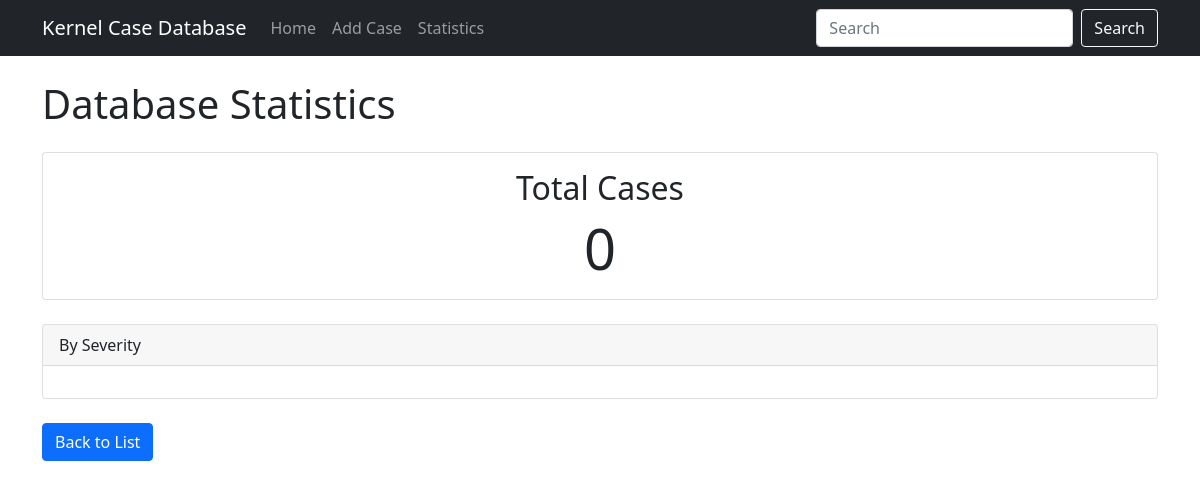
The page /stats/ on the database as committed earlier.
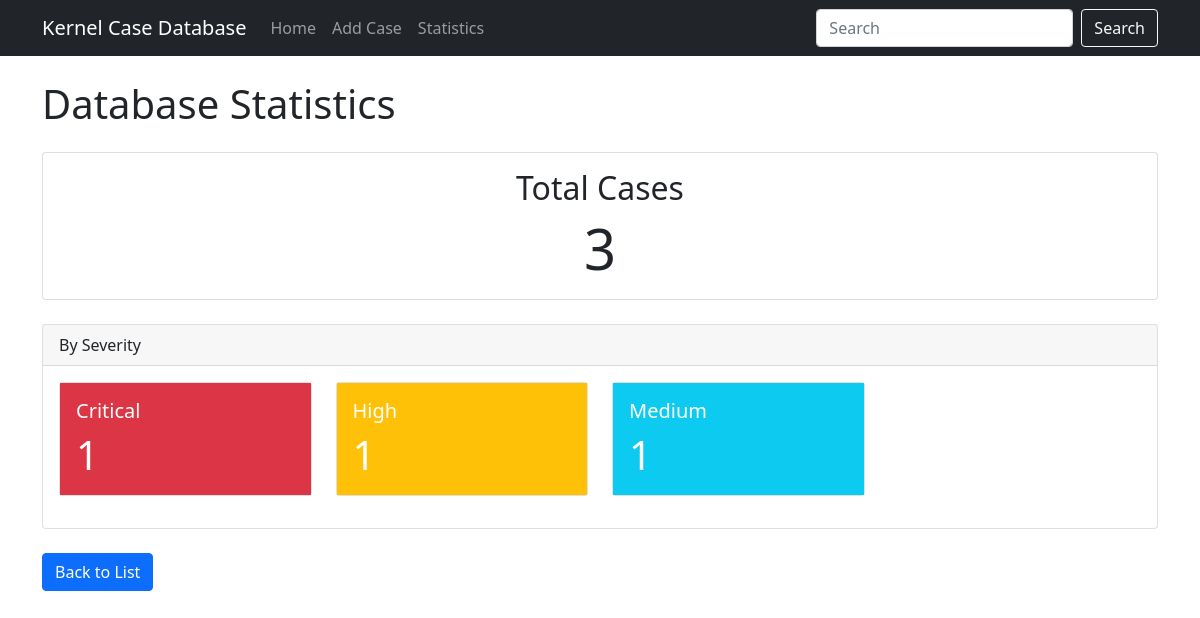
The same page on the database as committed later.
### cases/models.py (models this page shows, shortened)
class KernelCase(models.Model):
    SEVERITY_CHOICES = [
        ('Low', 'Low'),
        ('Medium', 'Medium'),
        ('High', 'High'),
        ('Critical', 'Critical'),
    ]
    MODULE_CHOICES = [
        ('memory', 'Memory Management'),
        ('network', 'Network'),
        ('scheduler', 'Scheduler'),
        ('lock', 'Lock/Synchronization'),
        ('timer', 'Timer'),
        ('storage', 'Storage/Filesystem'),
        ('irq', 'Interrupt'),
        ('driver', 'Device Driver'),
        ('other', 'Other'),
    ]
    case_id = models.CharField(max_length=50, unique=True, verbose_name='Case ID')
    title = models.CharField(max_length=200, verbose_name='Title')
    description = models.TextField(verbose_name='Description')
    symptoms = models.TextField(verbose_name='Symptoms')
    root_cause = models.TextField(verbose_name='Root Cause')
    solution = models.TextField(verbose_name='Solution')
    kernel_version = models.CharField(max_length=50, verbose_name='Kernel Version', blank=True, default='')
    affected_components = models.CharField(max_length=200, verbose_name='Affected Components', blank=True, default='')
    severity = models.CharField(max_length=20, choices=SEVERITY_CHOICES, verbose_name='Severity', default='Medium')
    created_date = models.DateTimeField(default=timezone.now, verbose_name='Created Date')
    updated_date = models.DateTimeField(auto_now=True, verbose_name='Updated Date')
    source = models.CharField(max_length=50, verbose_name='Source', blank=True, default='', help_text='e.g. stackoverflow, csdn, zhihu')
    source_id = models.CharField(max_length=100, verbose_name='Source ID', blank=True, default='')
    url = models.URLField(verbose_name='Original URL', blank=True, default='')
    problem_analysis = models.TextField(verbose_name='Problem Analysis', blank=True, default='')
    conclusion = models.TextField(verbose_name='Conclusion', blank=True, default='')
    module = models.CharField(max_length=50, choices=MODULE_CHOICES, verbose_name='Kernel Module', blank=True, default='other')
    tags = models.JSONField(verbose_name='Tags', default=list, blank=True)
    votes = models.IntegerField(verbose_name='Votes', default=0)
    answers_count = models.IntegerField(verbose_name='Answers Count', default=0)
    content_hash = models.CharField(max_length=64, verbose_name='Content Hash', blank=True, null=True, unique=True)
    embedding = models.JSONField(verbose_name='Embedding', default=list, blank=True, help_text='Vector representation for RAG')
    class Meta:
        verbose_name = 'Kernel Issue Case'
        verbose_name_plural = 'Kernel Issue Cases'
        ordering = ['-created_date']
    @classmethod
    def get_severity_stats(cls):
        from django.db.models import Count
        return cls.objects.values('severity').annotate(count=Count('severity'))

### cases/views.py (the view)
# urls.py: path('stats/', StatsView.as_view(), name='stats'),
class StatsView(View):
    template_name = 'cases/stats.html'
    def get(self, request, *args, **kwargs):
        total_cases = KernelCase.objects.count()
        severity_stats = KernelCase.get_severity_stats()
        context = {
            'total_cases': total_cases,
            'severity_stats': severity_stats
        }
        return render(request, self.template_name, context)

### cases/templatetags/case_tags.py (called while the page is built)
@register.filter
def severity_class(severity):
    severity_mapping = {
        'Critical': 'bg-danger',
        'High': 'bg-warning',
        'Medium': 'bg-info',
        'Low': 'bg-secondary'
    }
    return severity_mapping.get(severity, 'bg-secondary')

@register.filter
def severity_display(severity):
    severity_mapping = {
        'Critical': 'Critical',
        'High': 'High',
        'Medium': 'Medium',
        'Low': 'Low'
    }
    return severity_mapping.get(severity, severity)

### templates/cases/stats.html
{% extends 'base.html' %}
{% load case_tags %}
{% block content %}
    <h1 class="mb-4">Database Statistics</h1>
    <div class="card mb-4">
        <div class="card-body text-center">
            <h2 class="card-title">Total Cases</h2>
            <p class="card-text display-4">{{ total_cases }}</p>
        </div>
    </div>
    <div class="card mb-4">
        <div class="card-header">
            By Severity
        </div>
        <div class="card-body">
            <div class="row">
                {% for item in severity_stats %}
                    <div class="col-md-3">
                        <div class="card text-white mb-3">
                            <div class="card-body {{ item.severity|severity_class }}">
                                <h5 class="card-title">{{ item.severity|severity_display }}</h5>
                                <p class="card-text display-6">{{ item.count }}</p>
                            </div>
                        </div>
                    </div>
                {% endfor %}
            </div>
        </div>
    </div>
    <a href="{% url 'index' %}" class="btn btn-primary">Back to List</a>
{% endblock %}

Rows that differ between the two databases and show on the page:
added KernelCase: severity|severity_display "Critical", count "1"
added KernelCase: severity|severity_display "High", count "1"
added KernelCase: severity|severity_display "Medium", count "1"
Other text that changed with them:
{{ total_cases }}: "0" → "3"
